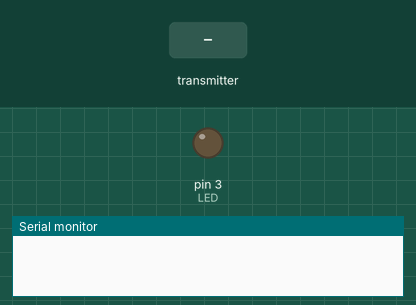
Simulated run of this sketch. Board: Arduino Uno, built with avr-gcc and run on an emulated ATmega328P. Parts: output pins drawn as LEDs (lit = HIGH), the last lines printed to the serial monitor. Dashed ring = blinking. The test bench sets the inputs (shaded band). No radio packets arrive unless stated.

Above: at 1.2 s.
1.3 s: the transmitter starts sending nbr = 256
At 1.94 s:
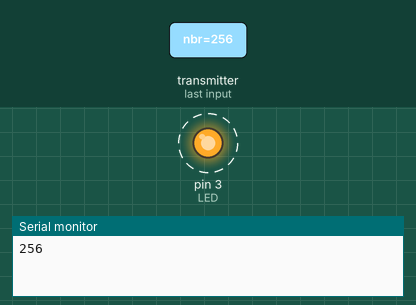
4.3 s: the transmitter starts sending nbr = 0
At 5.3 s:
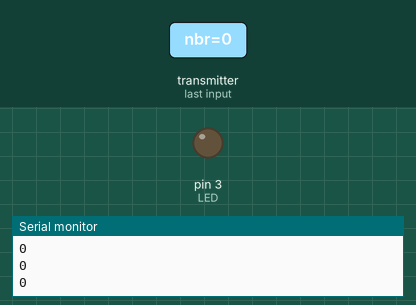
5.8 s: the transmitter starts sending nbr = 512
At 6.1 s:
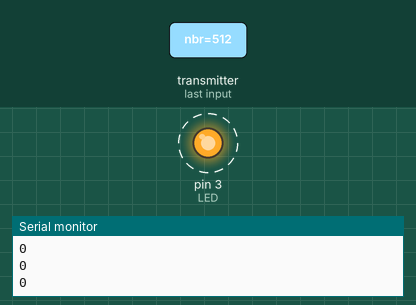
Timing chart, 0 to 14.8 s (numbered marks = the images above; inputs shaded):
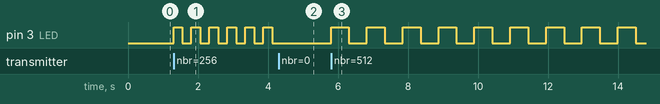

Measured:
- after the input at 1.3 s, pin 3 (LED): alternates HIGH for 0.26 s and LOW for 0.26 s, starting at once
- after the input at 4.3 s, pin 3 (LED): stops changing and stays LOW
- after the input at 5.8 s, pin 3 (LED): alternates HIGH for 0.51 s and LOW for 0.51 s, starting at once

The sketch:

RF_Nano_receiver.ino
```cpp
#include <SPI.h>
#include <nRF24L01.h>
#include <RF24.h>
#define LED 3
RF24 radio(10, 9); // CE, CSN

const byte address[6] = "00001";

void setup() {
  pinMode(LED, OUTPUT);
  Serial.begin(9600);
  radio.begin();
  radio.openReadingPipe(0, address);
  radio.setPALevel(RF24_PA_MIN);
  radio.startListening();
}

void loop() {
  if (radio.available()) {
    int nbr = 0;
    radio.read(&nbr, sizeof(nbr));
    digitalWrite(LED, HIGH);
    delay(nbr);
    digitalWrite(LED, LOW);
    delay(nbr);

    Serial.println(nbr);
  }
}
```
